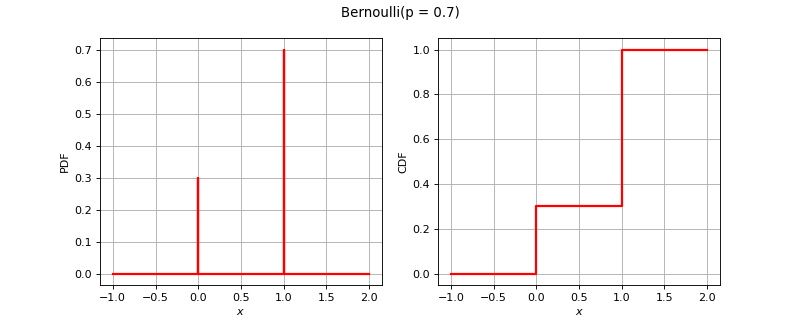

Recreate this plot in Python.
import openturns as ot
from matplotlib import pyplot as plt
from openturns.viewer import View
title = None
if ot.Bernoulli().__class__.__name__ == 'Bernoulli':
    distribution = ot.Bernoulli(0.7)
elif ot.Bernoulli().__class__.__name__ == 'Binomial':
    distribution = ot.Binomial(5, 0.2)
elif ot.Bernoulli().__class__.__name__ == 'Hypergeometric':
    distribution = ot.Hypergeometric(10, 4, 7)
elif ot.Bernoulli().__class__.__name__ == 'CumulativeDistributionNetwork':
    coll = [ot.Normal(2),ot.Dirichlet([0.5, 1.0, 1.5])]
    distribution = ot.CumulativeDistributionNetwork(coll, ot.BipartiteGraph([[0,1], [0,1]]))
elif ot.Bernoulli().__class__.__name__ == 'Histogram':
    distribution = ot.Histogram([-1.0, 0.5, 1.0, 2.0], [0.45, 0.4, 0.15])
elif ot.Bernoulli().__class__.__name__ == 'KernelMixture':
    kernel = ot.Uniform()
    sample = ot.Normal().getSample(5)
    bandwith = [1.0]
    distribution = ot.KernelMixture(kernel, bandwith, sample)
elif ot.Bernoulli().__class__.__name__ == 'MaximumDistribution':
    coll = [ot.Uniform(2.5, 3.5), ot.LogUniform(1.0, 1.2), ot.Triangular(2.0, 3.0, 4.0)]
    distribution = ot.MaximumDistribution(coll)
elif ot.Bernoulli().__class__.__name__ == 'Multinomial':
    distribution = ot.Multinomial(5, [0.2])
elif ot.Bernoulli().__class__.__name__ == 'RandomMixture':
    coll = [ot.Triangular(0.0, 1.0, 5.0), ot.Uniform(-2.0, 2.0)]
    weights = [0.8, 0.2]
    cst = 3.0
    distribution = ot.RandomMixture(coll, weights, cst)
elif ot.Bernoulli().__class__.__name__ == 'TruncatedDistribution':
    distribution = ot.TruncatedDistribution(ot.Normal(2.0, 1.5), 1.0, 4.0)
elif ot.Bernoulli().__class__.__name__ == 'UserDefined':
    distribution = ot.UserDefined([[1.0], [2.0], [3.0]], [0.4, 0.5, 1.0])
elif ot.Bernoulli().__class__.__name__ == 'ZipfMandelbrot':
    distribution = ot.ZipfMandelbrot(10, 2.5, 0.3)
elif ot.Bernoulli().__class__.__name__ == 'Normal':
    cov = ot.CovarianceMatrix([[1.0, -0.5], [-0.5, 1.0]])
    distribution = ot.Normal([0.0, 0.0], cov)
    title = "Normal dist. with correlation coefficient {}".format(cov[0, 1])
else:
    distribution = ot.Bernoulli()

dimension = distribution.getDimension()
if title is None:
    title = str(distribution)[:100].split('\n')[0]
if dimension == 1:
    distribution.setDescription(['$x$'])
    pdf_graph = distribution.drawPDF()
    cdf_graph = distribution.drawCDF()
    fig = plt.figure(figsize=(10, 4))
    pdf_axis = fig.add_subplot(121)
    cdf_axis = fig.add_subplot(122)
    View(pdf_graph, figure=fig, axes=[pdf_axis], add_legend=False)
    View(cdf_graph, figure=fig, axes=[cdf_axis], add_legend=False)
    fig.suptitle(title)
elif dimension == 2:
    grid = ot.GridLayout(1, 2)
    pdf_graph = distribution.drawPDF()
    pdf_graph.setLegends([''])
    cdf_graph = distribution.drawCDF()
    cdf_graph.setLegends([''])
    grid.setGraph(0, 0, pdf_graph)
    grid.setGraph(0, 1, cdf_graph)
    grid.setTitle(title)
    fig = View(grid).getFigure()
    fig.axes[0].set_title('PDF')
    fig.axes[1].set_title('CDF')
